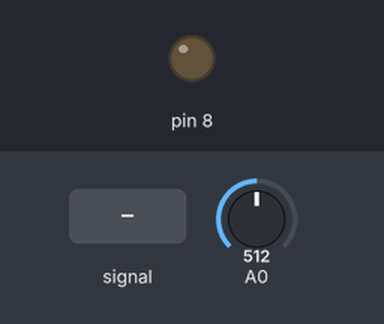
Simulated run of this sketch. Board: Arduino Uno, built with avr-gcc and run on an emulated ATmega328P. Shown: output pins drawn as LEDs (lit = HIGH). The inputs (shaded band) are chosen by the test bench; at power-on: A0 = 512.

Above: at 1.8 s.
1.9 s: A0 fed a 200 Hz sine of ±81 counts around its level
At 3.8 s:
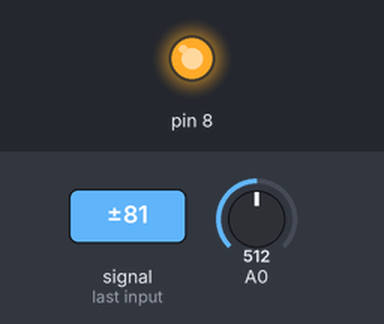
Timing chart, 0 to 10.9 s (numbered marks = the images above; inputs shaded):
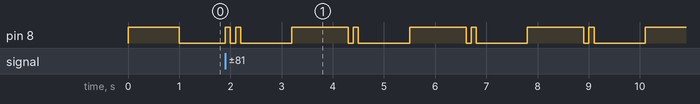

Measured:
- by itself, pin 8: repeats every 2.3 s: LOW 0.10 s, HIGH 0.10 s, LOW 1.0 s, HIGH 1.1 s

The sketch:

Tuner_Task.ino
```cpp
//Tuner_Task
//Sawyer Mervis 3-12-2025
//

void setup() {
  // declare the ledPin as an OUTPUT:
  pinMode(8, OUTPUT);
}

void loop() {
  // read the value from the sensor:

  // turn the ledPin on
  digitalWrite(8, HIGH);
  // stop the program for <sensorValue> milliseconds:
  delay(1000);
  // turn the ledPin off:
  digitalWrite(8, LOW);
  // stop the program for <sensorValue> milliseconds:
  bool result = tuner(1000);

  if(result)
  {
    digitalWrite(8, HIGH);
    // stop the program for <sensorValue> milliseconds:
    delay(100);
    // turn the ledPin off:
    digitalWrite(8, LOW);
    delay(100);
    digitalWrite(8, HIGH);
    // stop the program for <sensorValue> milliseconds:
    delay(100);
    // turn the ledPin off:
    digitalWrite(8, LOW);
    delay(1000);
  }
  else
  {
    digitalWrite(8, HIGH);
    // stop the program for <sensorValue> milliseconds:
    delay(200);
    // turn the ledPin off:
    digitalWrite(8, LOW);
    delay(1000);
  }

}

bool tuner(int time_lim)
{
  int thresh = 50;
  int starttime = millis();
  int endtime = starttime;
  int start_voltage = analogRead(A0);
  while ((endtime - starttime) <= time_lim) // do this loop for up to 1000mS
  {
    int current_voltage = analogRead(A0);
    if(abs(current_voltage - start_voltage) > thresh)
      {
        return true;
      }

  //loopcount = loopcount+1;
  endtime = millis();
  }
  return false;
}
```
